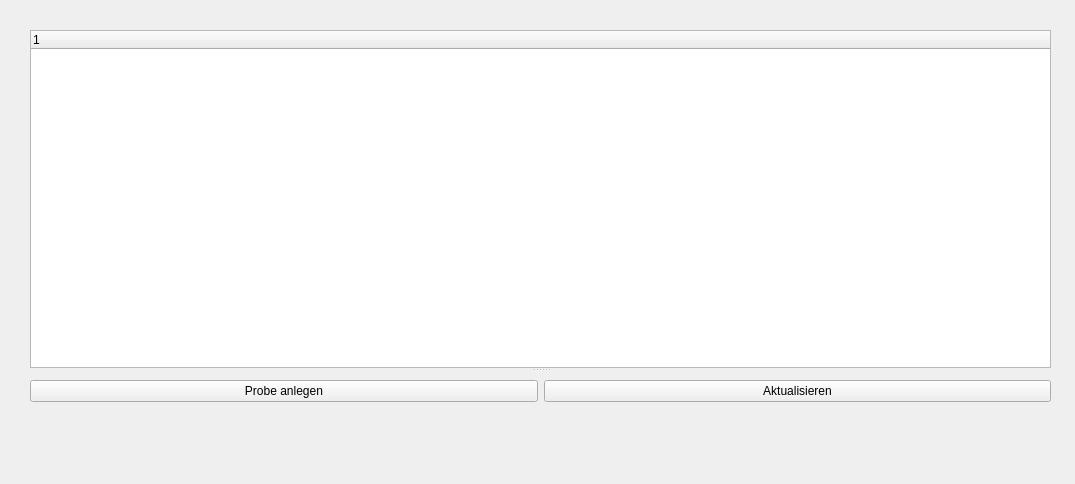
<?xml version="1.0" encoding="UTF-8"?>
<ui version="4.0">
 <class>Form</class>
 <widget class="QWidget" name="Form">
  <property name="geometry">
   <rect>
    <x>0</x>
    <y>0</y>
    <width>1075</width>
    <height>484</height>
   </rect>
  </property>
  <property name="windowTitle">
   <string>Form</string>
  </property>
  <widget class="QSplitter" name="splitter">
   <property name="geometry">
    <rect>
     <x>30</x>
     <y>30</y>
     <width>1021</width>
     <height>381</height>
    </rect>
   </property>
   <property name="orientation">
    <enum>Qt::Vertical</enum>
   </property>
   <widget class="QTreeWidget" name="treeWidget">
    <column>
     <property name="text">
      <string notr="true">1</string>
     </property>
    </column>
   </widget>
   <widget class="QWidget" name="">
    <layout class="QHBoxLayout" name="horizontalLayout">
     <item>
      <widget class="QPushButton" name="btnProbeAnlegen">
       <property name="text">
        <string>Probe anlegen</string>
       </property>
      </widget>
     </item>
     <item>
      <widget class="QPushButton" name="btnAktualisieren">
       <property name="text">
        <string>Aktualisieren</string>
       </property>
      </widget>
     </item>
    </layout>
   </widget>
  </widget>
 </widget>
 <resources/>
 <connections/>
</ui>
